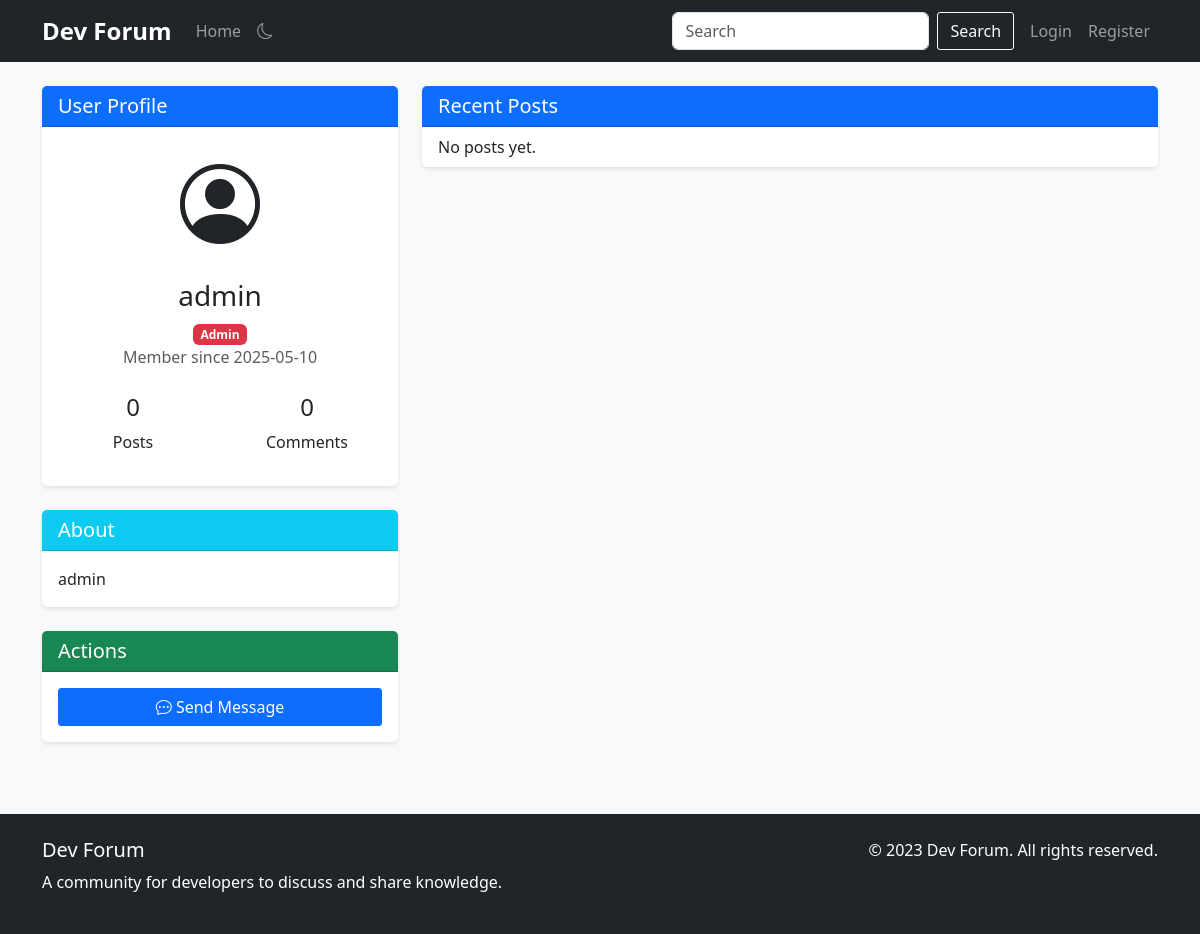
Page /profile/admin on the earlier database version.
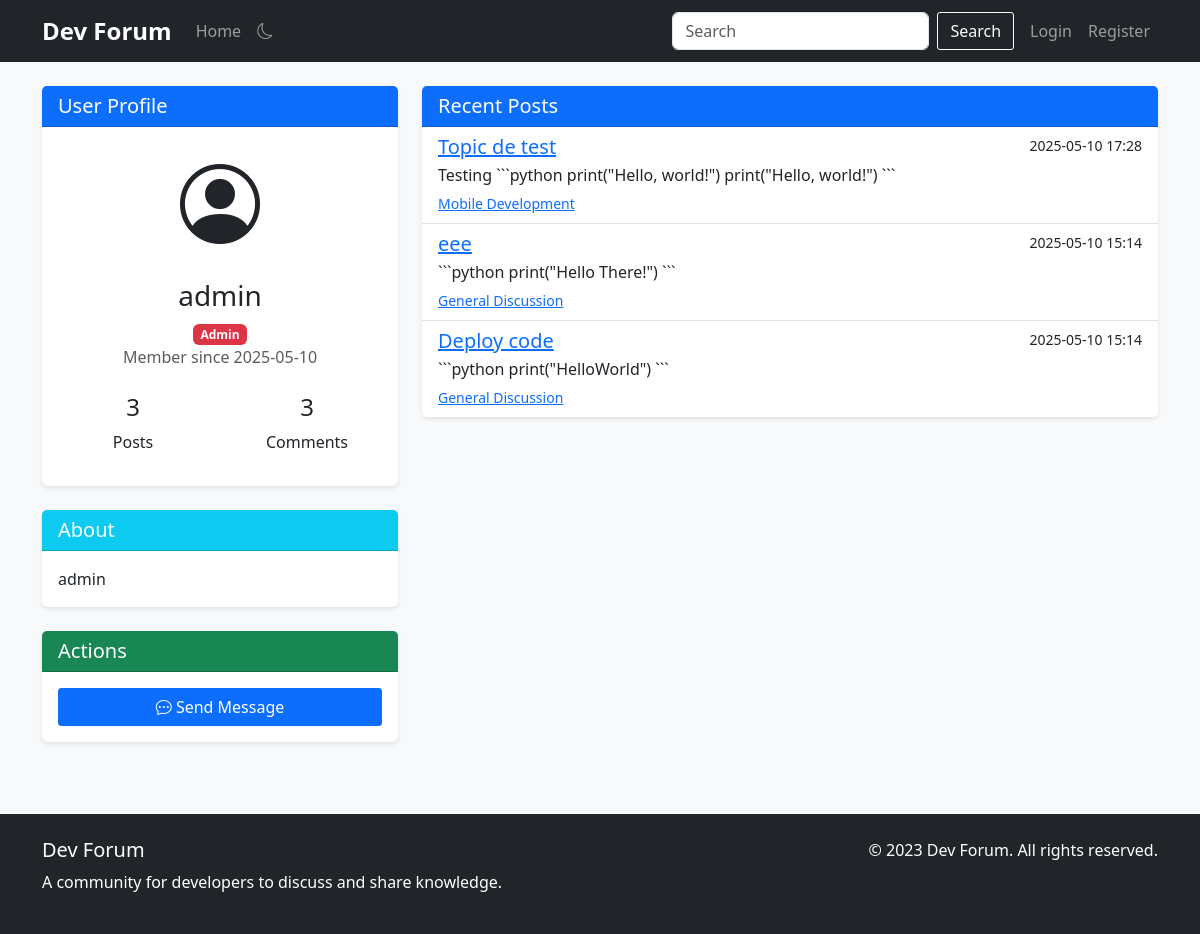
Same page on the later database version.
### app.py (models this page shows)
class Post(db.Model):
    id = db.Column(db.Integer, primary_key=True)
    content = db.Column(db.Text, nullable=False)
    created_at = db.Column(db.DateTime, default=datetime.utcnow, index=True)
    updated_at = db.Column(db.DateTime, default=datetime.utcnow, onupdate=datetime.utcnow)
    user_id = db.Column(db.Integer, db.ForeignKey('user.id'), nullable=False, index=True)
    topic_id = db.Column(db.Integer, db.ForeignKey('topic.id'), nullable=False, index=True)
    comments = db.relationship('Comment', backref='post', lazy='dynamic', cascade='all, delete-orphan')

class Topic(db.Model):
    id = db.Column(db.Integer, primary_key=True)
    title = db.Column(db.String(100), nullable=False, index=True)
    description = db.Column(db.Text, nullable=True)
    created_at = db.Column(db.DateTime, default=datetime.utcnow, index=True)
    category_id = db.Column(db.Integer, db.ForeignKey('category.id'), nullable=False, index=True)
    posts = db.relationship('Post', backref='topic', lazy='dynamic', cascade='all, delete-orphan')

class Category(db.Model):
    id = db.Column(db.Integer, primary_key=True)
    name = db.Column(db.String(100), nullable=False, index=True)
    description = db.Column(db.Text, nullable=True)
    topics = db.relationship('Topic', backref='category', lazy='dynamic', cascade='all, delete-orphan')

### app.py (the view)
@app.route('/profile/<username>')
def profile(username):
    user = User.query.filter_by(username=username).first_or_404()
    posts = Post.query.filter_by(user_id=user.id).order_by(Post.created_at.desc()).all()
    return render_template('profile.html', user=user, posts=posts)

### app.py (called while the page is built)
@app.template_filter('nl2br')
def nl2br(value):
    if value:
        value = str(value)
        return Markup(value.replace('\n', '<br>'))
    return value

### templates/profile.html (shortened to what this page needs)
{% extends "base.html" %}
{% block content %}
<div class="row">
    <div class="col-md-4">
        <div class="card mb-4">
            <div class="card-header bg-primary text-white">
                <h5 class="mb-0">User Profile</h5>
            </div>
            <div class="card-body text-center">
                <div class="mb-3">
                    <i class="bi bi-person-circle" style="font-size: 5rem;"></i>
                </div>
                <h3>{{ user.username }}</h3>
                {% if user.is_admin %}
                <span class="badge bg-danger">Admin</span>
                {% endif %}
                <p class="text-muted">Member since {{ user.join_date.strftime('%Y-%m-%d') }}</p>
                <div class="row text-center mt-4">
                    <div class="col-6">
                        <h4>{{ user.posts.count() }}</h4>
                        <p>Posts</p>
                    </div>
                    <div class="col-6">
                        <h4>{{ user.comments.count() }}</h4>
                        <p>Comments</p>
                    </div>
                </div>
            </div>
        </div>
        {% if user.bio %}
        <div class="card mb-4">
            <div class="card-header bg-info text-white">
                <h5 class="mb-0">About</h5>
            </div>
            <div class="card-body">
                <p class="mb-0">{{ user.bio|nl2br }}</p>
            </div>
        </div>
        {% endif %}
        <div class="card mb-4">
            <div class="card-header bg-success text-white">
                <h5 class="mb-0">Actions</h5>
            </div>
            <div class="card-body">
                <div class="d-grid gap-2">
                    {% if user == current_user %}
                    <a href="{{ url_for('edit_profile') }}" class="btn btn-primary">
                        <i class="bi bi-pencil-square"></i> Edit Profile
                    </a>
                    {% else %}
                    <a href="{{ url_for('new_message', username=user.username) }}" class="btn btn-primary">
                        <i class="bi bi-chat-dots"></i> Send Message
                    </a>
                    {% endif %}
                </div>
            </div>
        </div>
    </div>
    <div class="col-md-8">
        <div class="card">
            <div class="card-header bg-primary text-white">
                <h5 class="mb-0">Recent Posts</h5>
            </div>
            <div class="list-group list-group-flush">
                {% for post in posts %}
                <div class="list-group-item">
                    <div class="d-flex justify-content-between">
                        <h5 class="mb-1">
                            <a href="{{ url_for('topic', topic_id=post.topic_id) }}">{{ post.topic.title }}</a>
                        </h5>
                        <small>{{ post.created_at.strftime('%Y-%m-%d %H:%M') }}</small>
                    </div>
                    <p class="mb-1">{{ post.content|truncate(200) }}</p>
                    <small>
                        <a href="{{ url_for('category', category_id=post.topic.category_id) }}">{{ post.topic.category.name }}</a>
                    </small>
                </div>
                {% else %}
                <div class="list-group-item">
                    <p class="mb-0">No posts yet.</p>
                </div>
                {% endfor %}
            </div>
        </div>
    </div>
</div>
{% endblock %}

Differences in the rows shown:
added Post: topic "Topic de test", created_at "2025-05-10 17:28", content "Testing ```python print(\"Hello, world!\") print(\"Hello, world!\") ```", topic.category.name "Mobile Development"
added Post: topic "eee", created_at "2025-05-10 15:14", content "```python print(\"Hello There!\") ```", topic.category.name "General Discussion"
added Post: topic "Deploy code", created_at "2025-05-10 15:14", content "```python print(\"HelloWorld\") ```", topic.category.name "General Discussion"
Other differences:
{{ user.posts.count() }}: "0" → "3"
{{ user.comments.count() }}: "0" → "3"
text no longer shown: "No posts yet."
